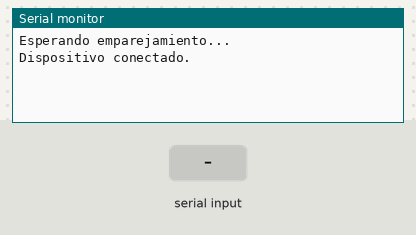
A program run on a simulated ESP32. Shown: the last lines printed to the serial monitor. The test bench sets the inputs (shaded band). Nothing arrives over Bluetooth unless stated.

Above: at 1.2 s.
1.3 s: "1" received over the second serial link
At 3.4 s:
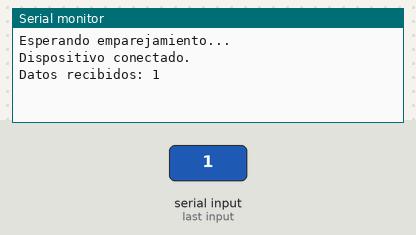
3.8 s: "0" received over the second serial link
At 5.3 s:
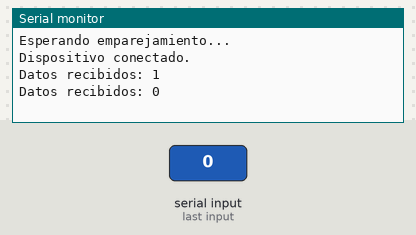

Measured:
- after the input at 1.3 s, the serial monitor: prints a new line after 1.0 s (image 1)
- after the input at 3.8 s, the serial monitor: prints a new line after 1.0 s (image 2)

The program:

main.cpp
```cpp
#include "BluetoothSerial.h"

BluetoothSerial SerialBT;
bool deviceConnected = false;  // Bandera para verificar si está conectado

void setup() {
  Serial.begin(115200);
  SerialBT.begin("ESP32_BT");  // Inicia Bluetooth
  Serial.println("Esperando emparejamiento...");
}

void loop() {
  if (!SerialBT.hasClient()) {  // Si no hay cliente conectado
    if (deviceConnected) {
      Serial.println("Dispositivo desconectado.");
      deviceConnected = false;
    }
    delay(1000);  // Reintentar cada segundo
  } else {
    if (!deviceConnected) {
      Serial.println("Dispositivo conectado.");
      deviceConnected = true;
    }

    // Enviar y recibir datos como siempre
    if (Serial.available()) {
      SerialBT.println(Serial.readString());
    }

    if (SerialBT.available()) {
      Serial.println("Datos recibidos: " + SerialBT.readString());
    }
  }
}
```
